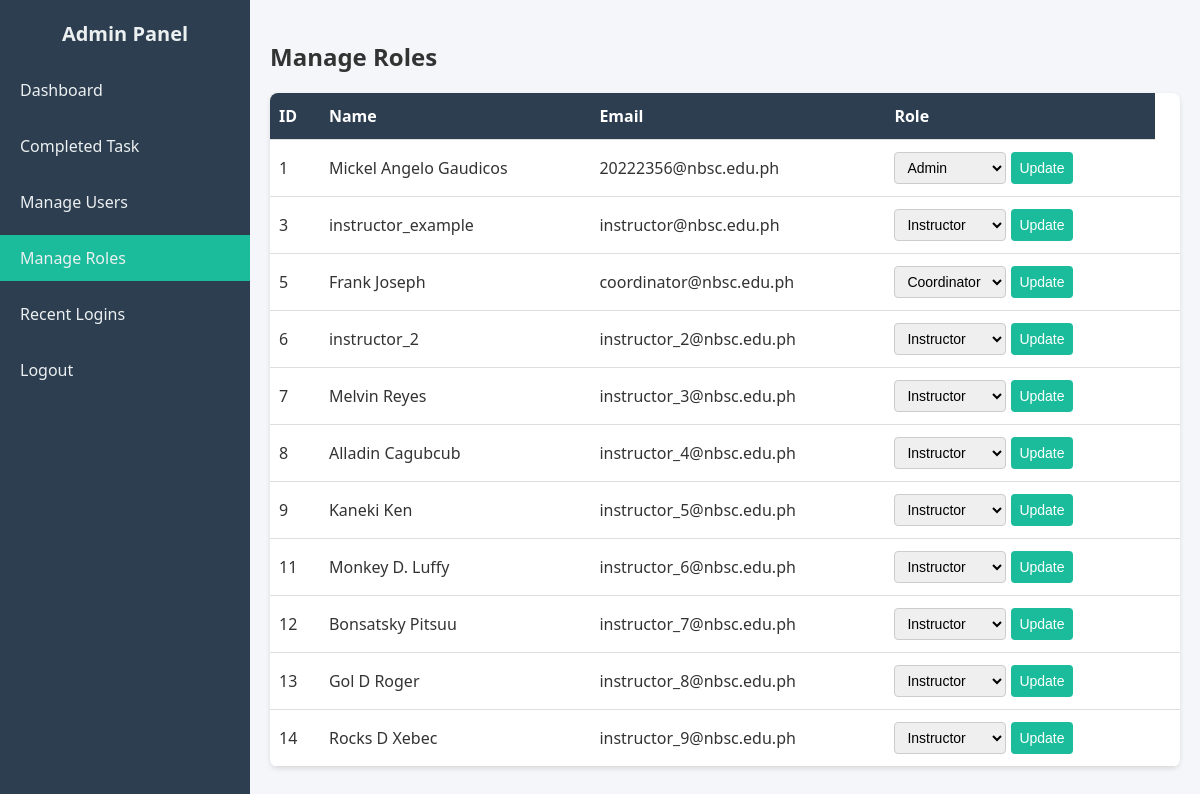
/admin/roles.php (signed in), run on an earlier commit of the app's database.
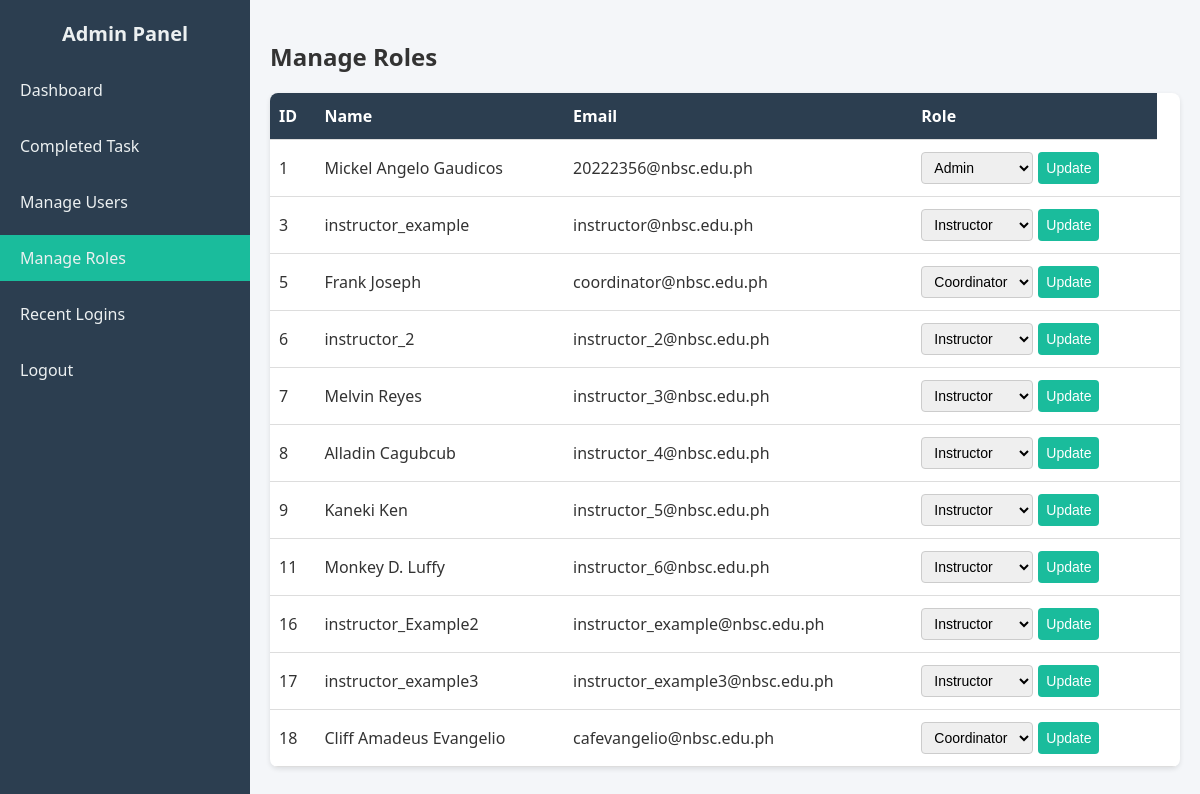
And on a later commit of the database.
### tables this page shows
CREATE TABLE `users` (
  `id` int(11) NOT NULL,
  `name` varchar(100) NOT NULL,
  `email` varchar(100) NOT NULL,
  `profile_image` varchar(255) DEFAULT NULL,
  `password` varchar(255) NOT NULL,
  `role` enum('admin','coordinator','instructor') NOT NULL,
  `status` enum('pending','active','inactive') NOT NULL DEFAULT 'pending',
  `created_at` datetime DEFAULT current_timestamp(),
  `is_approved` tinyint(1) DEFAULT 0
);

### admin/roles.php (the view, shortened to what this page needs)
<?php
require_once "../inc/config.php";
$stmt = $pdo->query("SELECT id, name, email, role FROM users ORDER BY id ASC");
$users = $stmt->fetchAll(PDO::FETCH_ASSOC);
?>
<!DOCTYPE html>
<html lang="en">
<head>
</head>
<body>
    <div class="dashboard-container">
        <aside class="sidebar">
            <h2>Admin Panel</h2>
            <ul>
                <li><a href="dashboard.php">Dashboard</a></li>
                <li><a href="completed_task.php">Completed Task</a></li>
                <li><a href="manage_users.php">Manage Users</a></li>
                <li class="active"><a href="roles.php">Manage Roles</a></li>
                <li><a href="user_logs.php">Recent Logins</a></li>
                <li><a href="../auth/logout.php">Logout</a></li>
            </ul>
        </aside>
        <div class="main-content">
            <h2>Manage Roles</h2>
            <div class="table-container">
                <table>
                    <thead>
                        <tr>
                            <th>ID</th>
                            <th>Name</th>
                            <th>Email</th>
                            <th>Role</th>
                        </tr>
                    </thead>
                    <tbody>
                        <?php foreach ($users as $user): ?>
                            <tr>
                                <td><?= htmlspecialchars($user['id']) ?></td>
                                <td><?= htmlspecialchars($user['name']) ?></td>
                                <td><?= htmlspecialchars($user['email']) ?></td>
                                <td>
                                    <form method="post" style="display:flex; gap:5px; flex-wrap:wrap;">
                                        <select name="role">
                                            <option value="instructor" <?= $user['role'] == 'instructor' ? 'selected' : '' ?>>Instructor</option>
                                            <option value="coordinator" <?= $user['role'] == 'coordinator' ? 'selected' : '' ?>>Coordinator</option>
                                            <option value="admin" <?= $user['role'] == 'admin' ? 'selected' : '' ?>>Admin</option>
                                        </select>
                                        <button type="submit" name="update_role">Update</button>
                                    </form>
                                </td>
                                <td></td>
                            </tr>
                        <?php endforeach; ?>
                    </tbody>
                </table>
            </div>
        </div>
    </div>
</body>
</html>

What changed in the data, as far as the page shows it:
removed users: id "12", name "Bonsatsky Pitsuu", email "instructor_7@nbsc.edu.ph", role "Instructor"
removed users: id "13", name "Gol D Roger", email "instructor_8@nbsc.edu.ph", role "Instructor"
removed users: id "14", name "Rocks D Xebec", email "instructor_9@nbsc.edu.ph", role "Instructor"
added users: id "16", name "instructor_Example2", email "instructor_example@nbsc.edu.ph", role "Instructor"
added users: id "17", name "instructor_example3", email "instructor_example3@nbsc.edu.ph", role "Instructor"
added users: id "18", name "Cliff Amadeus Evangelio", email "cafevangelio@nbsc.edu.ph", role "Coordinator"
